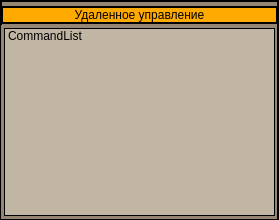
<?xml version="1.0" encoding="UTF-8"?>
<ui version="4.0">
 <class>RemoteCommandDisplay</class>
 <widget class="QWidget" name="RemoteCommandDisplay">
  <property name="geometry">
   <rect>
    <x>0</x>
    <y>0</y>
    <width>279</width>
    <height>220</height>
   </rect>
  </property>
  <property name="minimumSize">
   <size>
    <width>0</width>
    <height>220</height>
   </size>
  </property>
  <property name="windowTitle">
   <string>RemoteCommandDisplay</string>
  </property>
  <property name="styleSheet">
   <string notr="true">QWidget
{
border: 2px solid line black;
	background-color: rgb(148, 134, 115);
	font: 14pt &quot;Sans Serif&quot;;
}


QLabel
{
border: 0px solid line black;
	
	background-color: rgb(148, 134, 115);

}</string>
  </property>
  <layout class="QGridLayout" name="gridLayout_5">
   <property name="leftMargin">
    <number>1</number>
   </property>
   <property name="topMargin">
    <number>6</number>
   </property>
   <property name="rightMargin">
    <number>1</number>
   </property>
   <property name="bottomMargin">
    <number>1</number>
   </property>
   <property name="spacing">
    <number>1</number>
   </property>
   <item row="1" column="0">
    <widget class="QGroupBox" name="groupBox_2">
     <property name="styleSheet">
      <string notr="true">QLabel
{
border: 2px solid line black;
	
	background-color: rgb(170, 170, 127);
}

QPushButton
{
background-color: rgb(170, 0, 0);
}

QPushButton:checked
{

 
	background-color: rgb(85, 170, 0);

}

QPushButton:pressed
{

 
	
	background-color: qlineargradient(spread:pad, x1:0.025, y1:0.00568182, x2:1, y2:1, stop:0 rgba(0, 170, 18, 255), stop:1 rgba(255, 255, 255, 255));

}

QGroupBox
{
border: 0px solid line black;
}</string>
     </property>
     <property name="title">
      <string/>
     </property>
     <property name="alignment">
      <set>Qt::AlignCenter</set>
     </property>
     <layout class="QGridLayout" name="gridLayout_2">
      <property name="leftMargin">
       <number>1</number>
      </property>
      <property name="topMargin">
       <number>1</number>
      </property>
      <property name="rightMargin">
       <number>0</number>
      </property>
      <property name="bottomMargin">
       <number>1</number>
      </property>
      <property name="spacing">
       <number>1</number>
      </property>
      <item row="0" column="0">
       <widget class="QListWidget" name="listRemoteCommands">
        <property name="sizePolicy">
         <sizepolicy hsizetype="Expanding" vsizetype="Preferred">
          <horstretch>0</horstretch>
          <verstretch>0</verstretch>
         </sizepolicy>
        </property>
        <property name="minimumSize">
         <size>
          <width>0</width>
          <height>180</height>
         </size>
        </property>
        <property name="font">
         <font>
          <family>Ubuntu</family>
          <pointsize>9</pointsize>
          <weight>50</weight>
          <italic>false</italic>
          <bold>false</bold>
         </font>
        </property>
        <property name="styleSheet">
         <string notr="true">QListWidget
{
border: 1px solid line black;
	background-color: rgb(193, 182, 163);
	font: 9pt &quot;Ubuntu&quot;;
}</string>
        </property>
        <item>
         <property name="text">
          <string>CommandList</string>
         </property>
        </item>
       </widget>
      </item>
     </layout>
    </widget>
   </item>
   <item row="0" column="0" colspan="2">
    <widget class="QLabel" name="label_9">
     <property name="sizePolicy">
      <sizepolicy hsizetype="Preferred" vsizetype="Maximum">
       <horstretch>0</horstretch>
       <verstretch>0</verstretch>
      </sizepolicy>
     </property>
     <property name="styleSheet">
      <string notr="true">QLabel
{
border: 2px solid line black;
	
	background-color: rgb(255, 170, 0);
}</string>
     </property>
     <property name="text">
      <string>Удаленное управление</string>
     </property>
     <property name="alignment">
      <set>Qt::AlignCenter</set>
     </property>
    </widget>
   </item>
  </layout>
 </widget>
 <layoutdefault spacing="6" margin="11"/>
 <resources/>
 <connections/>
</ui>
